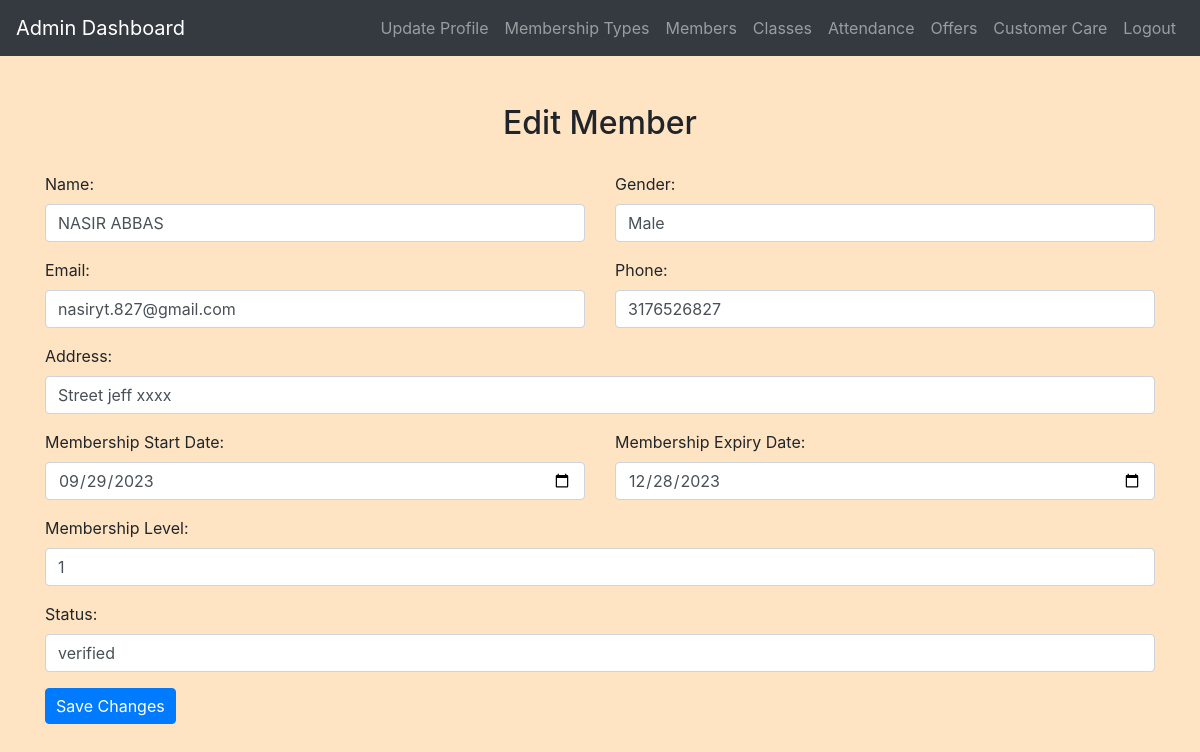
The page /admin/edit_member.php?member_id=21 (signed in) on the database its author committed.
### tables this page shows
CREATE TABLE `members` (
  `MemberID` int(11) NOT NULL,
  `profileimage` varchar(255) NOT NULL,
  `name` varchar(100) NOT NULL,
  `gender` varchar(10) NOT NULL,
  `email` varchar(100) NOT NULL,
  `password` varchar(255) NOT NULL,
  `phone` varchar(20) NOT NULL,
  `address` varchar(255) NOT NULL,
  `membership_start_date` date NOT NULL,
  `membership_expiry_date` date NOT NULL,
  `membership_level` int(11) NOT NULL,
  `verification_token` varchar(255) DEFAULT NULL,
  `status` enum('unverified','verified') DEFAULT 'unverified'
);

### admin/edit_member.php (the view, shortened to what this page needs)
<?php
include('config.php');
if ($_SERVER["REQUEST_METHOD"] == "GET" && isset($_GET["member_id"])) {
    $memberID = $_GET["member_id"];
    $sql = "SELECT * FROM members WHERE MemberID = $memberID";
    $result = $conn->query($sql);
    if ($result->num_rows > 0) {
        $row = $result->fetch_assoc();
        $name = $row['name'];
        $gender = $row['gender'];
        $email = $row['email'];
        $phone = $row['phone'];
        $address = $row['address'];
        $membershipStartDate = $row['membership_start_date'];
        $membershipExpiryDate = $row['membership_expiry_date'];
        $membershipLevel = $row['membership_level'];
        $status = $row['status'];
    } else {
        echo "Member not found.";
        exit;
    }
}
?>
<!DOCTYPE html>
<html lang="en">
<head>
    <link rel="stylesheet" href="https://maxcdn.bootstrapcdn.com/bootstrap/4.5.2/css/bootstrap.min.css">
    <link rel="stylesheet" href="../css/style.css">
</head>
<body>
<?php include('admin_navbar.php'); ?>
<div class="container mt-5 mb-5">
    <h2>Edit Member</h2>
    <form action="<?php echo htmlspecialchars($_SERVER['PHP_SELF']); ?>" method="post">
        <div class="row">
            <div class="col-md-6 mb-3">
                <label for="name">Name:</label>
                <input type="text" class="form-control" id="name" name="name" value="<?php echo $name; ?>" required>
            </div>
            <div class="col-md-6 mb-3">
                <label for="gender">Gender:</label>
                <input type="text" class="form-control" id="gender" name="gender" value="<?php echo $gender; ?>" required>
            </div>
        </div>
        <div class="row">
            <div class="col-md-6 mb-3">
                <label for="email">Email:</label>
                <input type="email" class="form-control" id="email" name="email" value="<?php echo $email; ?>" required>
            </div>
            <div class="col-md-6 mb-3">
                <label for="phone">Phone:</label>
                <input type="text" class="form-control" id="phone" name="phone" value="<?php echo $phone; ?>" required>
            </div>
        </div>
        <div class="mb-3">
            <label for="address">Address:</label>
            <input type="text" class="form-control" id="address" name="address" value="<?php echo $address; ?>" required>
        </div>
        <div class="row">
            <div class="col-md-6 mb-3">
                <label for="membershipStartDate">Membership Start Date:</label>
                <input type="date" class="form-control" id="membershipStartDate" name="membership_start_date" value="<?php echo $membershipStartDate; ?>" required>
            </div>
            <div class="col-md-6 mb-3">
                <label for="membershipExpiryDate">Membership Expiry Date:</label>
                <input type="date" class="form-control" id="membershipExpiryDate" name="membership_expiry_date" value="<?php echo $membershipExpiryDate; ?>" required>
            </div>
        </div>
        <div class="mb-3">
            <label for="membershipLevel">Membership Level:</label>
            <input type="number" class="form-control" id="membershipLevel" name="membership_level" value="<?php echo $membershipLevel; ?>" required>
        </div>
        <div class="mb-3">
            <label for="status">Status:</label>
            <input type="text" class="form-control" id="status" name="status" value="<?php echo $status; ?>" required>
        </div>
        <button type="submit" class="btn btn-primary">Save Changes</button>
    </form>
</div>
</body>
</html>

### css/style.css (style rules this page uses)
body { background-color: bisque; }
h1, h2, h3, h4 { text-align: center; margin-top: 30px; margin-bottom: 30px; }
.btn-primary { padding: 5px 10px; }

### rows shown on the page
members: name "NASIR ABBAS", gender "Male", email "nasiryt.827@gmail.com", phone "3176526827", address "Street jeff xxxx", membership_start_date "09/29/2023", membership_expiry_date "12/28/2023", membership_level "1", status "verified"
